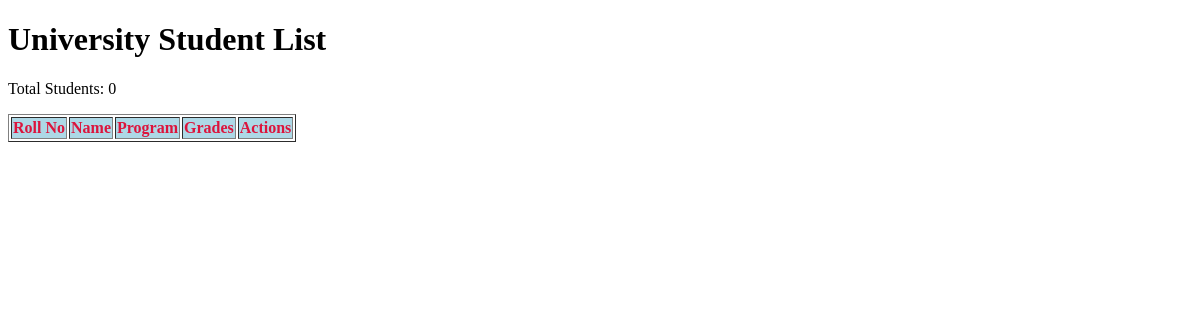
Before: /dashboard/ with the older database file.
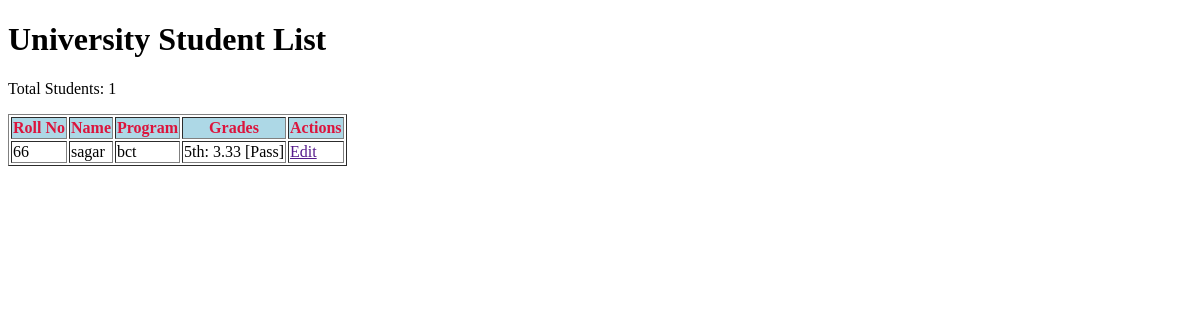
After: the same page with the newer database file.
### studentdashboard/models.py (models this page shows, shortened)
class StudentProfile(models.Model):
    name = models.CharField(max_length=100)
    roll = models.CharField(max_length=20, unique=True)
    program = models.CharField(max_length=50)

class StudentGrade(models.Model):
    student = models.ForeignKey(StudentProfile, on_delete=models.CASCADE, related_name='grades')#detete casecade means jaba student profile delete huncha taba yo pani delete huncha
    SEM_CHOICES = [   # list of tuples
        ('1st', '1st Semester'),
        ('2nd', '2nd Semester'),
        ('3rd', '3rd Semester'),
        ('4th', '4th Semester'),
        ('5th', '5th Semester'),
        ('6th', '6th Semester'),
        ('7th', '7th Semester'),
        ('8th', '8th Semester'),
    ]
    year = models.CharField(max_length=4)
    sem = models.CharField(max_length=10, choices=SEM_CHOICES)
    gpa = models.DecimalField(
        max_digits=3,
        decimal_places=2,
        validators=[MinValueValidator(0.0), MaxValueValidator(4.0)],
        help_text="Enter GPA between 0.0 and 4.0"
    )
    status = models.CharField(max_length=10, editable=False) # Editable=False hides it in forms

### studentdashboard/views.py (the view)
# urls.py: path('dashboard/', views.student_dashboard, name='student_dashboard'),
def student_dashboard(request):
    students = StudentProfile.objects.prefetch_related('grades').all()
    context = {
        'students': students,
        'student_count': students.count(),
    }
    return render(request, 'dashboard.html', context)

### studentdashboard/templates/dashboard.html (shortened to what this page needs)
<!DOCTYPE html>
<html lang="en">
<head>
</head>
<body>
    <div>
    <h1>University Student List</h1>
    <p>Total Students: {{ student_count }}</p>
    {% block content %}
    <table border="1">
        <thead>
            <tr id="data">
                <th>Roll No</th>
                <th >Name</th>
                <th>Program</th>
                <th>Grades</th>
                <th>Actions</th>
            </tr>
        </thead>
        <tbody>
            {% for student in students %}
            <tr>
                <td>{{ student.roll }}</td>
                <td>{{ student.name }}</td>
                <td>{{ student.program }}</td>
                <td>
                    {% for grade in student.grades.all %}
                        <div>
                            {{ grade.sem }}: {{ grade.gpa }} [{{ grade.status }}]
                        </div>
                    {% empty %}
                        No grades recorded.
                    {% endfor %}
                </td>
                <td>
                        <a href="">Edit</a>
                    </td>
            </tr>
            {% endfor %}
        </tbody>
    </table>
    {% endblock %}
</div>
</body>
</html>

### studentdashboard/templates/dashboard.html (style rules this page uses)
#data { background-color: lightblue; color: crimson; }

Changed rows visible on the page:
added StudentProfile: roll "66", name "sagar", program "bct"
added StudentGrade: sem "5th", gpa "3.33", status "Pass"
Other visible differences:
{{ student_count }}: "0" → "1"
